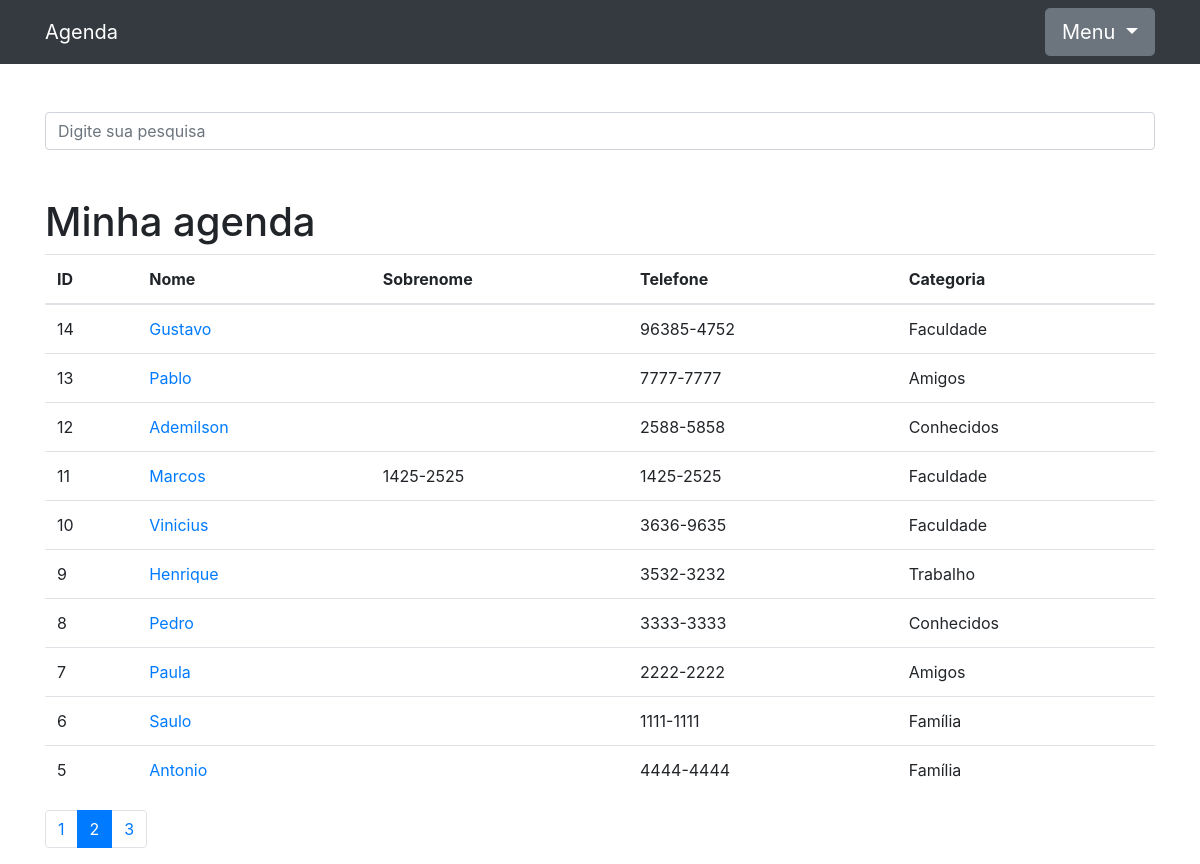
Screenshot of /?p=2&termo= with the database file from the repository.
### contatos/models.py (models this page shows, shortened)
class Contato(models.Model):
    nome = models.CharField(max_length=60)
    sobrenome = models.CharField(max_length=60, blank=True)
    telefone = models.CharField(max_length=60)
    email = models.CharField(max_length=60, blank=True)
    data_criacao = models.DateTimeField(default=timezone.now)
    descricao = models.TextField(blank=True)
    categoria = models.ForeignKey(Categoria, on_delete=models.DO_NOTHING)
    mostrar = models.BooleanField(default=True)
    foto = models.ImageField(blank=True, upload_to='foto/%Y/%m')

class Categoria(models.Model):
    nome = models.CharField(max_length=255)
    def __str__(self):
        return self.nome

### contatos/views.py (the view)
# urls.py: path('', views.index, name='index'),
def index(request):   ## Aq coloca o filtro do id aula 172
    contatos = Contato.objects.order_by('-id').filter(
        mostrar=True
    )
    paginator = Paginator(contatos, 10)  ## Coloca o tanto de item vai aparecer por pagina
    page = request.GET.get('p')         ## Coloca no html aq ficou no indexxxx
    contatos = paginator.get_page(page)
    return render(request, 'contatos/index.html', {
        'contatos': contatos
    }) ###  Vai adicionar a classe contatos

### contatos/templates/contatos/index.html (shortened to what this page needs)
{% extends 'base.html' %}
{%block conteudo%}
<h1 class="mt-5">Minha agenda</h1>
<table class="table">
  <thead>
    <tr>
      <th>ID</th>
      <th>Nome</th>
      <th>Sobrenome</th>
      <th>Telefone</th>
      <th>Categoria</th>
    </tr>
  </thead>
  <tbody>
    {% for contato in contatos %}
      <tr>
        <td>{{ contato.id }}</td>
        <td>
          <a href="{% url 'ver_contato' contato.id %} "> {{ contato.nome }} </a>
        </td>
        <td> {{ contato.sobrenome }} </td>
        <td> {{ contato.telefone }} </td>
        <td> {{ contato.categoria }} </td>
      </tr>
    {% endfor %}
  </tbody>
</table>
<nav aria-label="Page navigation example">
  <ul class="pagination">
    {% for pagina in contatos.paginator.page_range %}
      {% if contatos.number == pagina %}
        <li class="page-item active"><a class="page-link" href="?p={{ pagina }}&termo={{ request.GET.termo }}">{{ pagina }}</a></li>
      {% else %}
        <li class="page-item"><a class="page-link" href="?p={{ pagina }}&termo={{ request.GET.termo }}">{{ pagina }}</a></li>
      {%endif%}
    {% endfor %}
  </ul>
</nav>
{%endblock%}

### rows the page displays
Contato: id "14", nome "Gustavo", telefone "96385-4752", categoria "Faculdade"
Contato: id "13", nome "Pablo", telefone "7777-7777", categoria "Amigos"
Contato: id "12", nome "Ademilson", telefone "2588-5858", categoria "Conhecidos"
Contato: id "11", nome "Marcos", sobrenome "1425-2525", telefone "1425-2525", categoria "Faculdade"
Contato: id "10", nome "Vinicius", telefone "3636-9635", categoria "Faculdade"
Contato: id "9", nome "Henrique", telefone "3532-3232", categoria "Trabalho"
Contato: id "8", nome "Pedro", telefone "3333-3333", categoria "Conhecidos"
Contato: id "7", nome "Paula", telefone "2222-2222", categoria "Amigos"
Contato: id "6", nome "Saulo", telefone "1111-1111", categoria "Família"
Contato: id "5", nome "Antonio", telefone "4444-4444", categoria "Família"

### other values shown
{{ pagina }} "1" "3"
{{ pagina }} "2"
